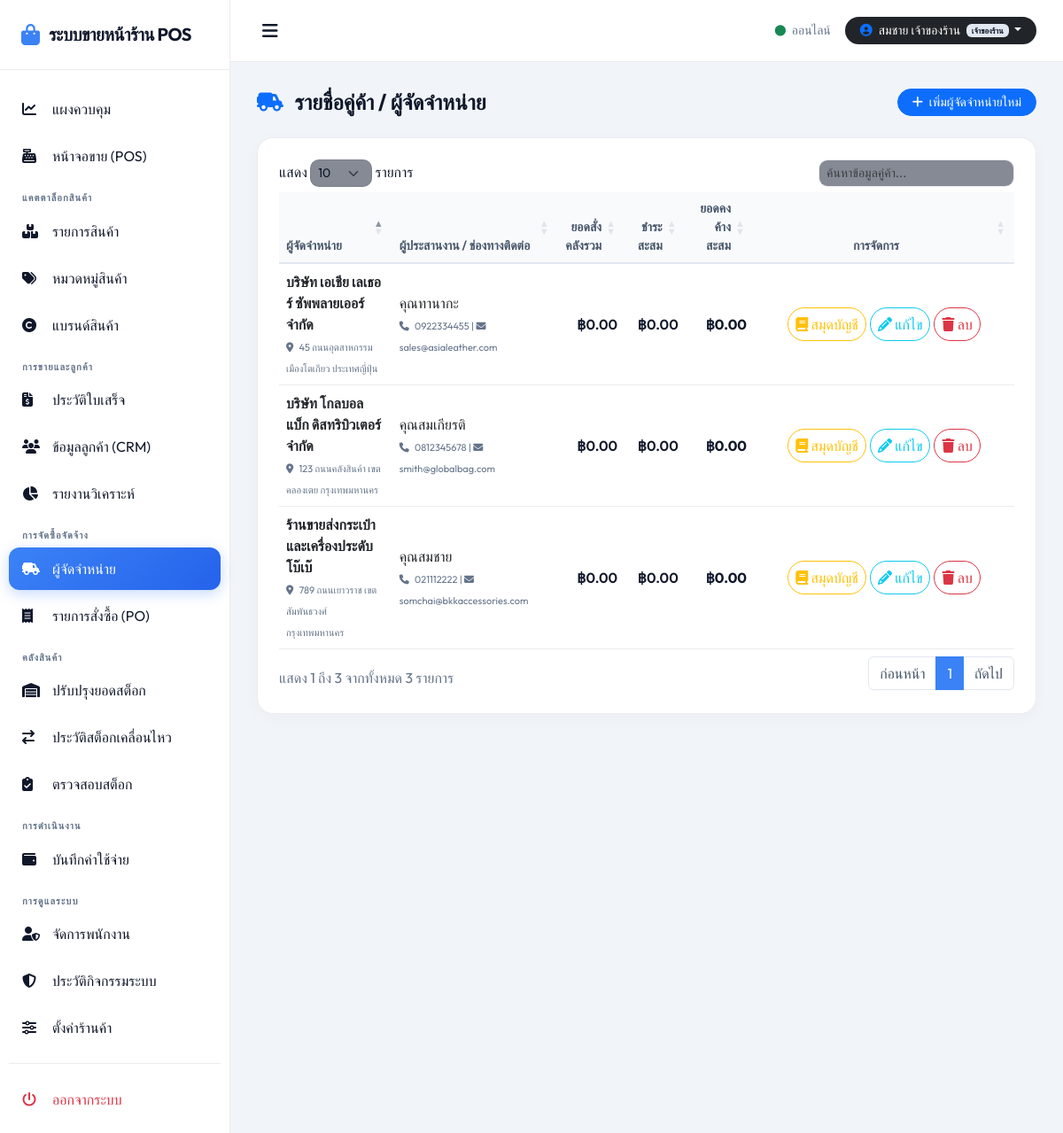
Screenshot of /suppliers (signed in) with the database file from the repository.
### tables this page shows
CREATE TABLE `suppliers` (
    `id` INT AUTO_INCREMENT PRIMARY KEY,
    `name` VARCHAR(150) NOT NULL UNIQUE,
    `contact_name` VARCHAR(100) NULL,
    `phone` VARCHAR(30) NULL,
    `email` VARCHAR(100) NULL,
    `address` TEXT NULL,
    `created_at` TIMESTAMP DEFAULT CURRENT_TIMESTAMP,
    `updated_at` TIMESTAMP DEFAULT CURRENT_TIMESTAMP ON UPDATE CURRENT_TIMESTAMP
);

### app/Core/Controller.php (called while the page is built, shortened)
<?php
class Controller {
    protected function view(string $view, array $params = [], string $layout = 'main'): void {
        $response = new Response();
        $response->renderView($view, $params, $layout);
    }
}

### app/Controllers/SupplierController.php (called while the page is built, shortened)
<?php
class SupplierController extends Controller {
    protected SupplierCustomerService $service;
    public function __construct() {
        $this->service = new SupplierCustomerService();
    }
    public function index(Request $request, Response $response): void {
        $suppliers = $this->service->getSuppliers();
        $this->view('suppliers/index', ['suppliers' => $suppliers]);
    }
}

### public/index.php (called while the page is built, shortened)
<?php
$request = new Request();
$response = new Response();
$router = new Router($request, $response);
$auth = App\Middleware\AuthMiddleware::class;
$csrf = App\Middleware\CsrfMiddleware::class;
$router->get('/login', [App\Controllers\AuthController::class, 'loginView']);
$router->post('/login', [App\Controllers\AuthController::class, 'login']);
$router->get('/logout', [App\Controllers\AuthController::class, 'logout']);
$router->get('/', [App\Controllers\DashboardController::class, 'index'], [$auth]);
$router->get('/api/dashboard/stats', [App\Controllers\DashboardController::class, 'getStats'], [$auth]);
$router->get('/categories', [App\Controllers\CategoryController::class, 'index'], [$auth]);
$router->post('/categories/create', [App\Controllers\CategoryController::class, 'create'], [$auth, $csrf]);
$router->post('/categories/update/{id}', [App\Controllers\CategoryController::class, 'update'], [$auth, $csrf]);
$router->post('/categories/delete/{id}', [App\Controllers\CategoryController::class, 'delete'], [$auth, $csrf]);
$router->get('/brands', [App\Controllers\BrandController::class, 'index'], [$auth]);
$router->post('/brands/create', [App\Controllers\BrandController::class, 'create'], [$auth, $csrf]);
$router->post('/brands/update/{id}', [App\Controllers\BrandController::class, 'update'], [$auth, $csrf]);
$router->post('/brands/delete/{id}', [App\Controllers\BrandController::class, 'delete'], [$auth, $csrf]);
$router->get('/products', [App\Controllers\ProductController::class, 'index'], [$auth]);
$router->get('/products/create', [App\Controllers\ProductController::class, 'createView'], [$auth]);
$router->post('/products/create', [App\Controllers\ProductController::class, 'create'], [$auth, $csrf]);
$router->get('/products/edit/{id}', [App\Controllers\ProductController::class, 'editView'], [$auth]);
$router->post('/products/update/{id}', [App\Controllers\ProductController::class, 'update'], [$auth, $csrf]);
$router->post('/products/delete/{id}', [App\Controllers\ProductController::class, 'delete'], [$auth, $csrf]);
$router->get('/api/products/search', [App\Controllers\ProductController::class, 'search'], [$auth]);
$router->get('/api/products/barcode/{barcode}', [App\Controllers\ProductController::class, 'getByBarcode'], [$auth]);
$router->get('/suppliers', [App\Controllers\SupplierController::class, 'index'], [$auth]);
$router->post('/suppliers/create', [App\Controllers\SupplierController::class, 'create'], [$auth, $csrf]);
$router->post('/suppliers/update/{id}', [App\Controllers\SupplierController::class, 'update'], [$auth, $csrf]);
$router->post('/suppliers/delete/{id}', [App\Controllers\SupplierController::class, 'delete'], [$auth, $csrf]);
$router->get('/suppliers/{id}/history', [App\Controllers\SupplierController::class, 'history'], [$auth]);
$router->get('/customers', [App\Controllers\CustomerController::class, 'index'], [$auth]);
$router->post('/customers/create', [App\Controllers\CustomerController::class, 'create'], [$auth, $csrf]);
$router->post('/customers/update/{id}', [App\Controllers\CustomerController::class, 'update'], [$auth, $csrf]);
$router->post('/customers/delete/{id}', [App\Controllers\CustomerController::class, 'delete'], [$auth, $csrf]);
$router->get('/api/customers/search', [App\Controllers\CustomerController::class, 'search'], [$auth]);
$router->get('/purchases', [App\Controllers\PurchaseController::class, 'index'], [$auth]);
$router->get('/purchases/create', [App\Controllers\PurchaseController::class, 'createView'], [$auth]);
$router->post('/purchases/store', [App\Controllers\PurchaseController::class, 'store'], [$auth, $csrf]);
$router->get('/purchases/view/{id}', [App\Controllers\PurchaseController::class, 'viewPurchase'], [$auth]);
$router->post('/purchases/pay/{id}', [App\Controllers\PurchaseController::class, 'addPayment'], [$auth, $csrf]);
$router->post('/purchases/status/{id}', [App\Controllers\PurchaseController::class, 'updateStatus'], [$auth, $csrf]);
$router->get('/inventory', [App\Controllers\InventoryController::class, 'index'], [$auth]);
$router->post('/inventory/adjust', [App\Controllers\InventoryController::class, 'adjust'], [$auth, $csrf]);
$router->get('/inventory/movements', [App\Controllers\InventoryController::class, 'movement'], [$auth]);
$router->get('/inventory/audit', [App\Controllers\InventoryController::class, 'audit'], [$auth]);
$router->get('/pos', [App\Controllers\PosController::class, 'index'], [$auth]);
$router->post('/pos/checkout', [App\Controllers\PosController::class, 'checkout'], [$auth, $csrf]);
$router->get('/pos/receipt/{id}', [App\Controllers\PosController::class, 'receipt'], [$auth]);
$router->post('/pos/hold', [App\Controllers\PosController::class, 'holdSale'], [$auth, $csrf]);
$router->get('/pos/held', [App\Controllers\PosController::class, 'listHeldSales'], [$auth]);
$router->post('/pos/resume', [App\Controllers\PosController::class, 'resumeSale'], [$auth, $csrf]);
$router->get('/sales', [App\Controllers\SalesController::class, 'index'], [$auth]);
$router->get('/sales/view/{id}', [App\Controllers\SalesController::class, 'viewInvoice'], [$auth]);
$router->post('/sales/refund/{id}', [App\Controllers\SalesController::class, 'refund'], [$auth, $csrf]);
$router->get('/reports', [App\Controllers\ReportController::class, 'index'], [$auth]);
$router->get('/expenses', [App\Controllers\ExpenseController::class, 'index'], [$auth]);
$router->post('/expenses/create', [App\Controllers\ExpenseController::class, 'create'], [$auth, $csrf]);
$router->post('/expenses/delete/{id}', [App\Controllers\ExpenseController::class, 'delete'], [$auth, $csrf]);
$router->get('/users', [App\Controllers\UserController::class, 'index'], [$auth]);
$router->post('/users/create', [App\Controllers\UserController::class, 'create'], [$auth, $csrf]);
$router->post('/users/update/{id}', [App\Controllers\UserController::class, 'update'], [$auth, $csrf]);
$router->post('/users/delete/{id}', [App\Controllers\UserController::class, 'delete'], [$auth, $csrf]);
$router->get('/users/logs', [App\Controllers\UserController::class, 'logs'], [$auth]);
$router->get('/settings', [App\Controllers\SettingsController::class, 'index'], [$auth]);
$router->post('/settings/update', [App\Controllers\SettingsController::class, 'update'], [$auth, $csrf]);
$router->resolve();

### app/Core/Database.php (called while the page is built, shortened)
<?php
class Database {
    private static ?PDO $instance = null;
    public static function getConnection(): PDO {
        if (self::$instance === null) {
            $host = $_ENV['DB_HOST'] ?? 'db';
            $port = $_ENV['DB_PORT'] ?? '3306';
            $db   = $_ENV['DB_DATABASE'] ?? 'bag_pos';
            $user = $_ENV['DB_USERNAME'] ?? 'root';
            $pass = $_ENV['DB_PASSWORD'] ?? 'root';
            $charset = 'utf8mb4';
            $dsn = "mysql:host={$host};port={$port};dbname={$db};charset={$charset}";
            $options = [
                PDO::ATTR_ERRMODE            => PDO::ERRMODE_EXCEPTION,
                PDO::ATTR_DEFAULT_FETCH_MODE => PDO::FETCH_ASSOC,
                PDO::ATTR_EMULATE_PREPARES   => false,
            ];
            try {
                self::$instance = new PDO($dsn, $user, $pass, $options);
            } catch (PDOException $e) {
                throw new Exception("Database Connection Error: " . $e->getMessage());
            }
        }
        return self::$instance;
    }
}

### app/Services/SupplierCustomerService.php (called while the page is built, shortened)
<?php
class SupplierCustomerService {
    protected SupplierRepository $supplierRepo;
    public function __construct() {
        $this->supplierRepo = new SupplierRepository();
    }
    public function getSuppliers(): array {
        return $this->supplierRepo->all();
    }
}

### app/Repositories/SupplierRepository.php (called while the page is built, shortened)
<?php
class SupplierRepository {
    protected PDO $db;
    public function __construct() {
        $this->db = Database::getConnection();
    }
    public function all(): array {
        $sql = "SELECT s.*,
                COALESCE(SUM(p.total_amount), 0.00) as total_ordered,
                COALESCE(SUM(p.paid_amount), 0.00) as total_paid,
                (COALESCE(SUM(p.total_amount), 0.00) - COALESCE(SUM(p.paid_amount), 0.00)) as outstanding_balance
                FROM suppliers s
                LEFT JOIN purchases p ON s.id = p.supplier_id AND p.status != 'Cancelled'
                GROUP BY s.id
                ORDER BY s.name ASC";
        $stmt = $this->db->query($sql);
        return $stmt->fetchAll();
    }
}

### views/suppliers/index.php (the view, shortened to what this page needs)
<div class="d-flex justify-content-between align-items-center mb-4">
    <h4 class="fw-bold m-0"><i class="fa-solid fa-truck-field text-primary me-2"></i> รายชื่อคู่ค้า / ผู้จัดจำหน่าย</h4>
    <button class="btn btn-primary btn-sm rounded-pill px-3 no-print" data-bs-toggle="modal" data-bs-target="#createModal">
        <i class="fa-solid fa-plus me-1"></i> เพิ่มผู้จัดจำหน่ายใหม่
    </button>
</div>
<div class="glass-panel border border-secondary shadow-sm">
    <div class="table-responsive">
        <table class="table align-middle w-100" id="suppliersTable" width="100%">
            <thead>
                <tr class="text-secondary small border-secondary">
                    <th>ผู้จัดจำหน่าย</th>
                    <th>ผู้ประสานงาน / ช่องทางติดต่อ</th>
                    <th class="text-end">ยอดสั่งคลังรวม</th>
                    <th class="text-end">ชำระสะสม</th>
                    <th class="text-end text-danger">ยอดคงค้างสะสม</th>
                    <th style="width: 260px;" class="text-center no-print">การจัดการ</th>
                </tr>
            </thead>
            <tbody>
                <?php foreach ($suppliers as $sup): ?>
                    <tr class="border-secondary text-light">
                        <td>
                            <span class="fw-bold text-dark"><?= htmlspecialchars($sup['name']) ?></span><br>
                            <span class="text-secondary small" style="font-size: 11px;"><i class="fa-solid fa-location-dot me-1"></i> <?= htmlspecialchars($sup['address'] ?? 'N/A') ?></span>
                        </td>
                        <td>
                            <span class="text-dark fw-medium"><?= htmlspecialchars($sup['contact_name'] ?? 'N/A') ?></span><br>
                            <span class="text-secondary small" style="font-size: 11px;"><i class="fa-solid fa-phone me-1"></i> <?= htmlspecialchars($sup['phone'] ?? 'N/A') ?> | <i class="fa-solid fa-envelope me-1"></i> <?= htmlspecialchars($sup['email'] ?? 'N/A') ?></span>
                        </td>
                        <td class="text-end text-info fw-semibold">฿<?= number_format($sup['total_ordered'], 2) ?></td>
                        <td class="text-end text-success fw-semibold">฿<?= number_format($sup['total_paid'], 2) ?></td>
                        <td class="text-end text-danger fw-bold">฿<?= number_format($sup['outstanding_balance'], 2) ?></td>
                        <td class="no-print">
                            <div class="d-flex justify-content-center gap-1">
                                <button class="btn btn-outline-warning btn-xs rounded-pill px-2 ledger-btn" data-id="<?= $sup['id'] ?>">
                                    <i class="fa-solid fa-book"></i> สมุดบัญชี
                                </button>
                                <button class="btn btn-outline-info btn-xs rounded-pill px-2 edit-btn"
                                        data-id="<?= $sup['id'] ?>"
                                        data-name="<?= htmlspecialchars($sup['name']) ?>"
                                        data-contact="<?= htmlspecialchars($sup['contact_name'] ?? '') ?>"
                                        data-phone="<?= htmlspecialchars($sup['phone'] ?? '') ?>"
                                        data-email="<?= htmlspecialchars($sup['email'] ?? '') ?>"
                                        data-address="<?= htmlspecialchars($sup['address'] ?? '') ?>">
                                    <i class="fa-solid fa-pencil"></i> แก้ไข
                                </button>
                                <button class="btn btn-outline-danger btn-xs rounded-pill px-2 delete-btn" data-id="<?= $sup['id'] ?>">
                                    <i class="fa-solid fa-trash"></i> ลบ
                                </button>
                            </div>
                        </td>
                    </tr>
                <?php endforeach; ?>
            </tbody>
        </table>
    </div>
</div>

### public/assets/css/style.css (style rules this page uses)
.glass-panel { animation: fadeIn 0.3s cubic-bezier(0.4, 0, 0.2, 1) forwards; background: var(--bg-secondary) !important; border: 1px solid var(--border-color) !important; box-shadow: 0 4px 18px rgba(15, 23, 42, 0.03) !important; color: var(--text-main) !important; }
.btn, .nav-item-custom, .product-card-custom, .pay-mode-btn { transition: all 0.2s cubic-bezier(0.4, 0, 0.2, 1); }
table.dataTable thead th { background-color: #f8fafc !important; color: #475569 !important; font-weight: 600 !important; border-bottom: 2px solid #e2e8f0 !important; }
.text-light { color: var(--text-main) !important; }
.table.text-light, table.dataTable tr.text-light, .text-light-override, tr.text-light td { color: var(--text-main) !important; }
.border-secondary { border-color: var(--border-color) !important; }
h1, h2, h3, h4, h5, h6, th, td, label { color: var(--text-main); }
.text-secondary { color: var(--text-muted) !important; }

### views/layouts/main.php (style rules this page uses)
:root { --bg-primary: #f1f5f9; --bg-secondary: #ffffff; --bg-tertiary: #e2e8f0; --text-main: #0f172a; --text-muted: #64748b; --accent-color: #3b82f6; --accent-hover: #2563eb; --border-color: rgba(15, 23, 42, 0.08); --sidebar-width: 260px; }
body { font-family: 'Outfit', sans-serif; background-color: var(--bg-primary); color: var(--text-main); min-height: 100vh; overflow-x: hidden; }
.glass-panel { background: var(--bg-secondary); border: 1px solid var(--border-color); border-radius: 18px; padding: 24px; box-shadow: 0 4px 20px rgba(15, 23, 42, 0.03); margin-bottom: 24px; }
table.dataTable { background-color: transparent !important; border-color: var(--border-color) !important; }

### rows the page displays
suppliers: name "บริษัท เอเชีย เลเธอร์ ซัพพลายเออร์ จำกัด", address "45 ถนนอุตสาหกรรม เมืองโตเกียว ประเทศญี่ปุ่น", contact_name "คุณทานากะ", phone "0922334455", email "sales@asialeather.com", total_ordered "0.00", total_paid "0.00", outstanding_balance "0.00"
suppliers: name "บริษัท โกลบอล แบ็ก ดิสทริบิวเตอร์ จำกัด", address "123 ถนนคลังสินค้า เขตคลองเตย กรุงเทพมหานคร", contact_name "คุณสมเกียรติ", phone "0812345678", email "smith@globalbag.com", total_ordered "0.00", total_paid "0.00", outstanding_balance "0.00"
suppliers: name "ร้านขายส่งกระเป๋าและเครื่องประดับโบ๊เบ๊", address "789 ถนนเยาวราช เขตสัมพันธวงศ์ กรุงเทพมหานคร", contact_name "คุณสมชาย", phone "021112222", email "somchai@bkkaccessories.com", total_ordered "0.00", total_paid "0.00", outstanding_balance "0.00"

### other values shown
$thaiRole "เจ้าของร้าน"
